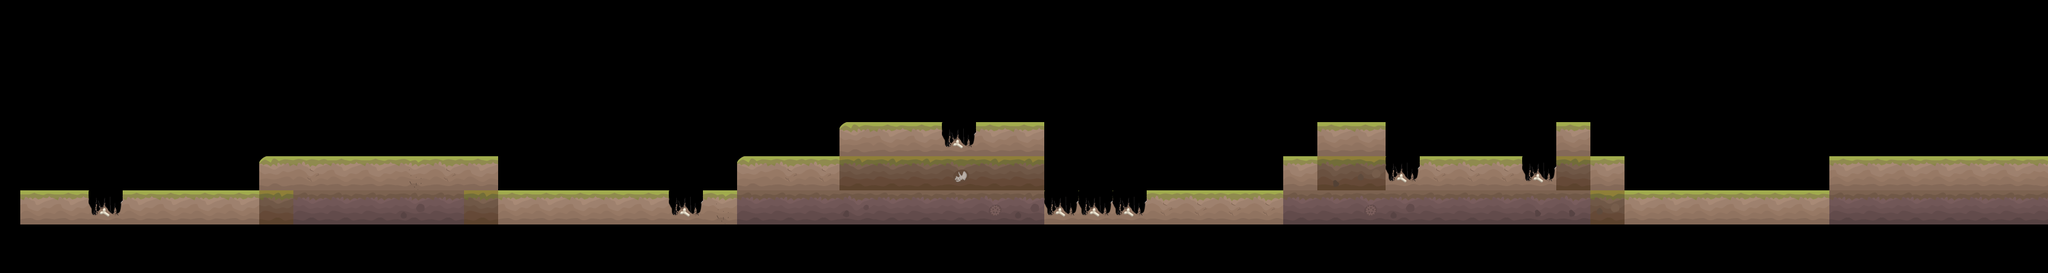

A 2D game scene composited from a Tiled map and its tileset images. What follows is a short description and the map's XML, with every tile layer's data as written:
An orthogonal 60x8 tile map with 64x64 px tiles, 1 tile layer (Слой тайлов 1).

<map version="1.0" orientation="orthogonal" renderorder="right-down" width="60" height="8" tilewidth="64" tileheight="64" nextobjectid="1">
 <tileset firstgid="1" name="tiles" tilewidth="64" tileheight="64" tilecount="21" columns="7">
  <image source="tileset.png" width="448" height="192" />
 </tileset>
 <layer name="Слой тайлов 1" width="60" height="8" offsetx="38" offsety="-91">
  <data encoding="csv">
0,0,0,0,0,0,0,0,0,0,0,0,0,0,0,0,0,0,0,0,0,0,0,0,0,0,0,0,0,0,0,0,0,0,0,0,0,0,0,0,0,0,0,0,0,0,0,0,0,0,0,0,0,0,0,0,0,0,0,0,
0,0,0,0,0,0,0,0,0,0,0,0,0,0,0,0,0,0,0,0,0,0,0,0,0,0,0,0,0,0,0,0,0,0,0,0,0,0,0,0,0,0,0,0,0,0,0,0,0,0,0,0,0,0,0,0,0,0,0,0,
0,0,0,0,0,0,0,0,0,0,0,0,0,0,0,0,0,0,0,0,0,0,0,0,0,0,0,0,0,0,0,0,0,0,0,0,0,0,0,0,0,0,0,0,0,0,0,0,0,0,0,0,0,0,0,0,0,0,0,0,
0,0,0,0,0,0,0,0,0,0,0,0,0,0,0,0,0,0,0,0,0,0,0,0,0,0,0,0,0,0,0,0,0,0,0,0,0,0,0,0,0,0,0,0,0,0,0,0,0,0,0,0,0,0,0,0,0,0,0,0,
0,0,0,0,0,0,0,0,0,0,0,0,0,0,0,0,0,0,0,0,0,0,0,0,0,0,0,0,0,0,0,0,0,0,0,0,0,0,0,0,0,0,0,0,0,0,0,0,0,0,0,0,0,0,0,0,0,0,0,0,
0,0,0,0,0,0,0,0,0,0,0,0,0,0,0,0,0,0,0,0,0,0,0,0,1,3,3,6,3,3,0,0,0,0,0,0,0,0,3,3,0,0,0,0,0,3,0,0,0,0,0,0,0,0,0,0,0,0,0,0,
0,0,0,0,0,0,0,1,2,3,3,4,2,3,0,0,0,0,0,0,0,1,2,2,12,12,12,11,12,12,0,0,0,0,0,0,0,3,10,13,6,2,2,2,6,12,3,0,0,0,0,0,0,3,3,3,3,3,3,7,
3,3,6,3,3,3,3,12,19,19,19,20,19,12,3,3,3,3,3,6,4,19,19,19,16,19,19,19,18,20,6,6,6,2,2,2,2,19,19,18,20,19,19,19,17,17,13,3,3,3,3,3,3,19,19,19,19,19,19,19
</data>
 </layer>
</map>